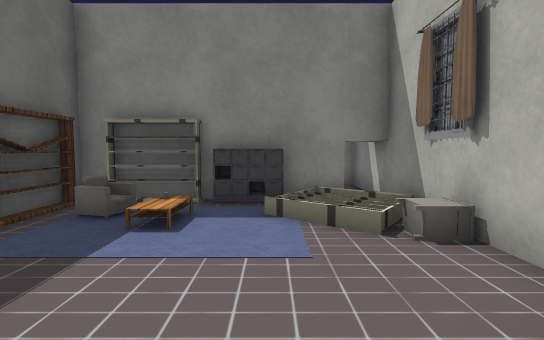
View 1 (above)

20 first-person views from a walk through a scene from a Unity 3-D project. The camera is 1.2 m above the floor, tilts 4° down and sees 85° across. The floor is counted in squares, 1 m on a side. Each view is taken from the middle of a square. On the plan, view 1 faces up. The plan holds only what a view shows up to about 13 squares ahead; the rest is blank. The place goes on beyond the plan. The player character is not drawn. Door leaves are left out, so doorways stand open. Some surface patterns are stand-ins.

View 2
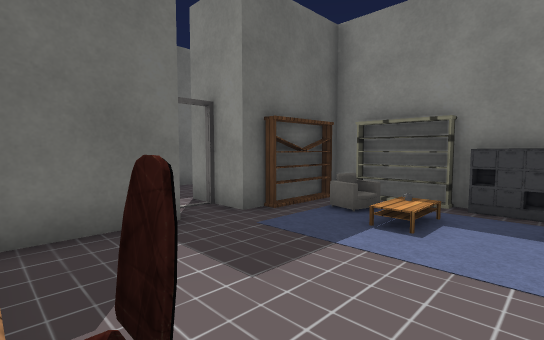

View 3
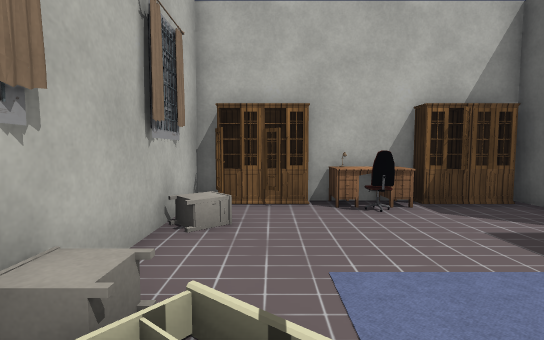

View 4
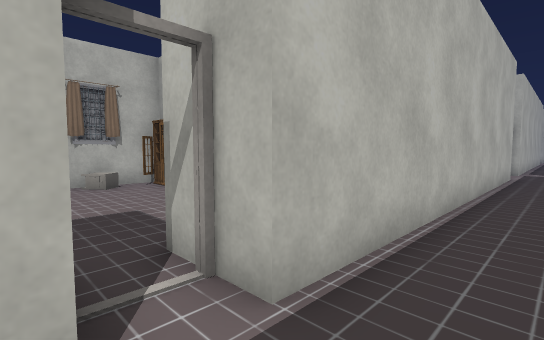

View 5
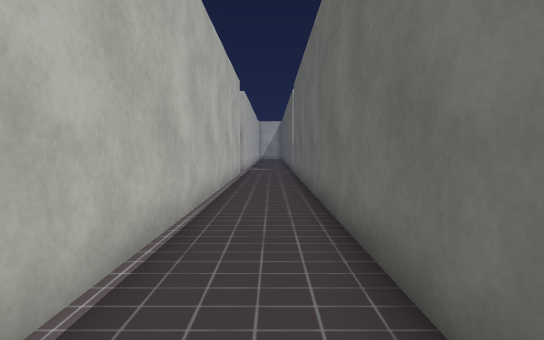

View 6
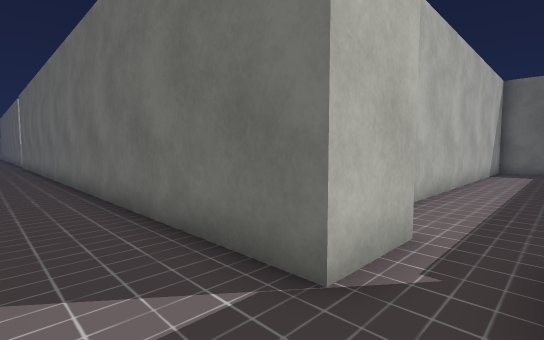

View 7
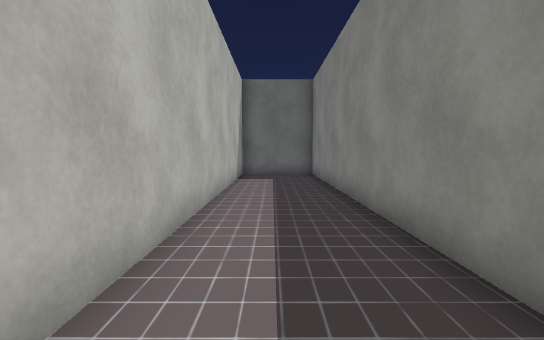

View 8
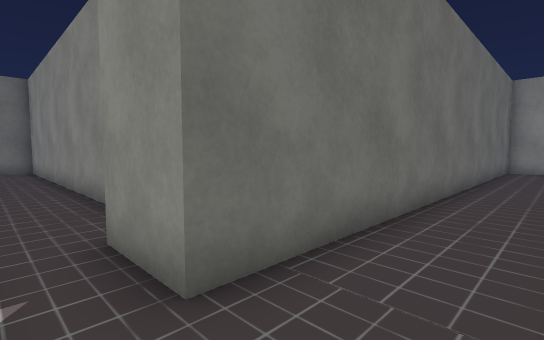

View 9
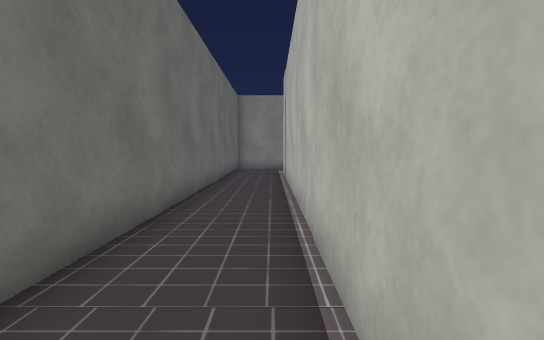

View 10
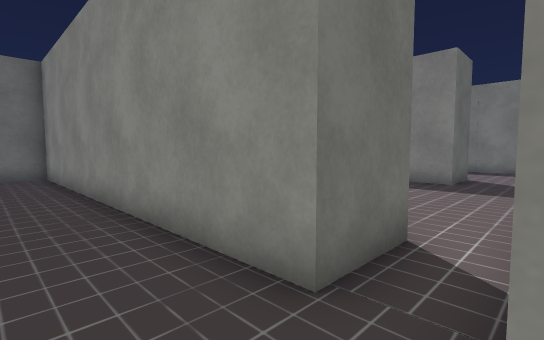

View 11
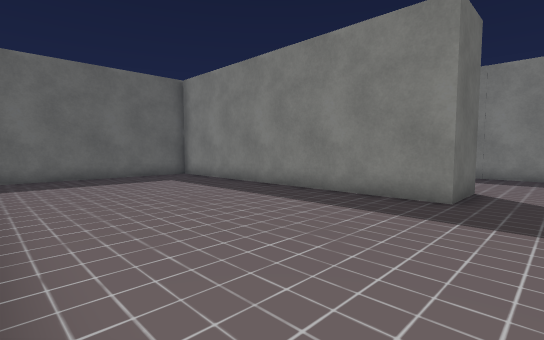

View 12
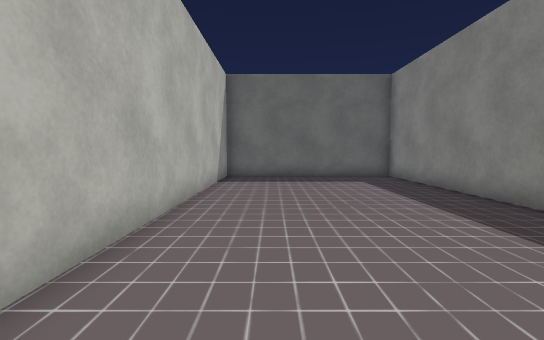

View 13
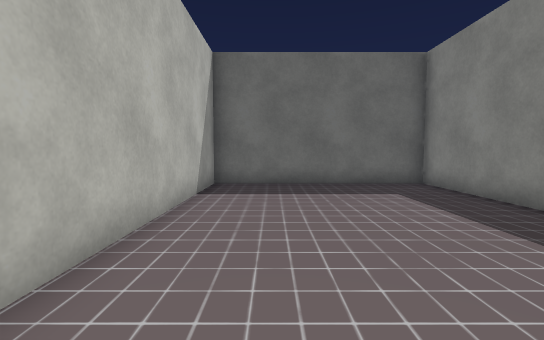

View 14
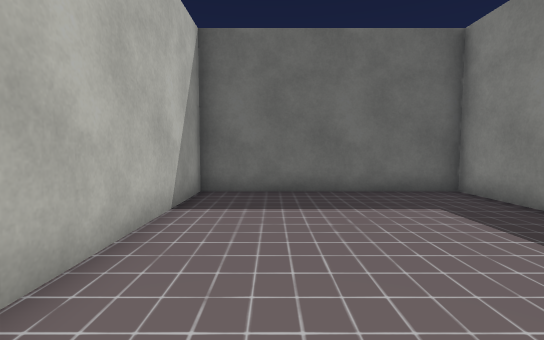

View 15
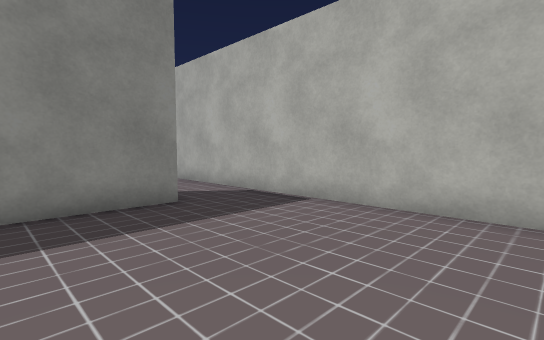

View 16
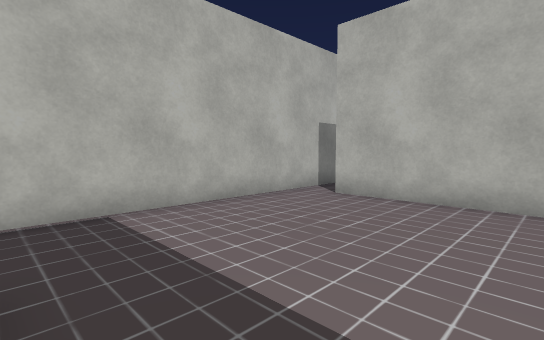

View 17
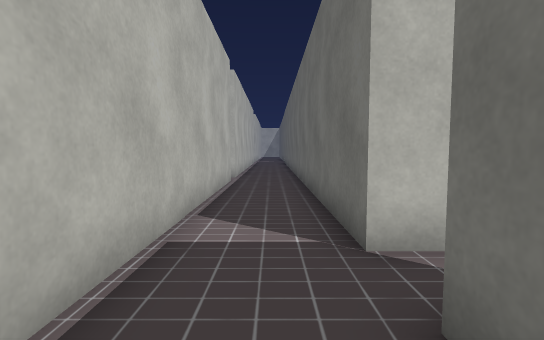

View 18
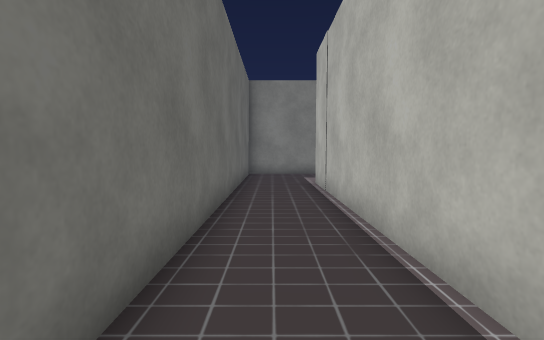

View 19
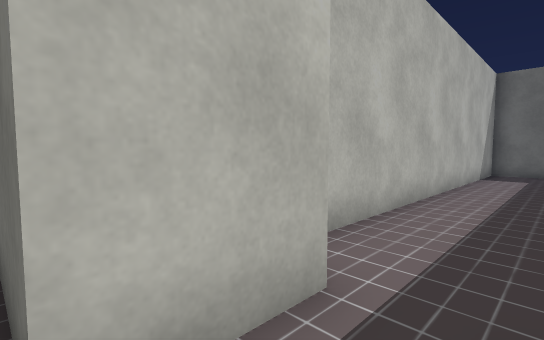

View 20
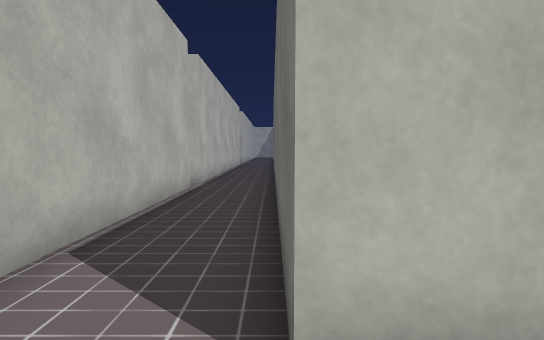

### Floor plan
Ten units are one square. View 1 is at (0, 0); x grows to the right and y downward. Boxes are objects, and circles mark ways between rooms. Rooms are numbered by the first view taken in them; rooms with no view inside come last. Other rooms are left out.
<svg viewBox="-259 -250 299 350">
<path fill="none" stroke="#000" d="M-46 -24 -46 9M-16 -67 -38 -67M-24 9 2 9M27 -54 27 -99M22 9 27 9 27 -36M28 -70 -46 -70 -46 -37M-64 -37 -64 -245M-111 -116 -91 -116 -91 88M-91 -245 -91 -131 -111 -131M-64 95 -64 -24M-124 -160 -124 -140 -254 -140 -254 -109M-250 -106 -125 -106M-111 -139 -111 -166M-137 -245 -137 -233 -254 -233 -254 -160 -124 -160M-111 -166 -111 -245"/>
<rect x="-45" y="-65" width="10" height="20" fill="#bbb"><title>other object</title></rect>
<rect x="-35" y="-5" width="10" height="20" fill="#bbb"><title>other object</title></rect>
<rect x="-35" y="-65" width="10" height="10" fill="#bbb"><title>carpet</title></rect>
<rect x="-25" y="-5" width="10" height="10" fill="#bbb"><title>table</title></rect>
<rect x="-15" y="-5" width="10" height="10" fill="#bbb"><title>chair</title></rect>
<rect x="-15" y="-75" width="10" height="10" fill="#bbb"><title>other object</title></rect>
<rect x="5" y="-5" width="20" height="20" fill="#bbb"><title>other object</title></rect>
<rect x="25" y="-45" width="10" height="10" fill="#bbb"><title>other object</title></rect>
<rect x="25" y="-55" width="10" height="10" fill="#bbb"><title>other object</title></rect>
<circle cx="-55" cy="-30" r="3" fill="#2a7"/>
<circle cx="-120" cy="-120" r="3" fill="#2a7"/>
<circle cx="-120" cy="-160" r="3" fill="#2a7"/>
<text x="-10" y="-30">1</text>
<text x="-80" y="-80">2</text>
<text x="-180" y="-120">3</text>
<text x="-180" y="-200">4</text>
</svg>
Room 1 opens to room 2. Room 2 opens to room 3. Room 3 opens to room 4.

Where each view was taken, in squares from view 1:
view 1: 0 up, 0 right, facing up
view 2: 0 up, 0 right, facing up-left
view 3: 6 up, 1 right, facing down
view 4: 4 up, 8 left, facing down-right
view 5: 4 up, 8 left, facing down
view 6: 13 up, 7 left, facing down-left
view 7: 12 up, 11 left, facing left
view 8: 12 up, 7 left, facing up-left
view 9: 12 up, 7 left, facing up
view 10: 12 up, 11 left, facing up-left
view 11: 16 up, 12 left, facing up-left
view 12: 18 up, 12 left, facing left
view 13: 18 up, 15 left, facing left
view 14: 18 up, 17 left, facing left
view 15: 17 up, 17 left, facing up-right
view 16: 23 up, 17 left, facing down-right
view 17: 15 up, 8 left, facing down
view 18: 16 up, 8 left, facing up
view 19: 13 up, 9 left, facing down-left
view 20: 13 up, 9 left, facing down
